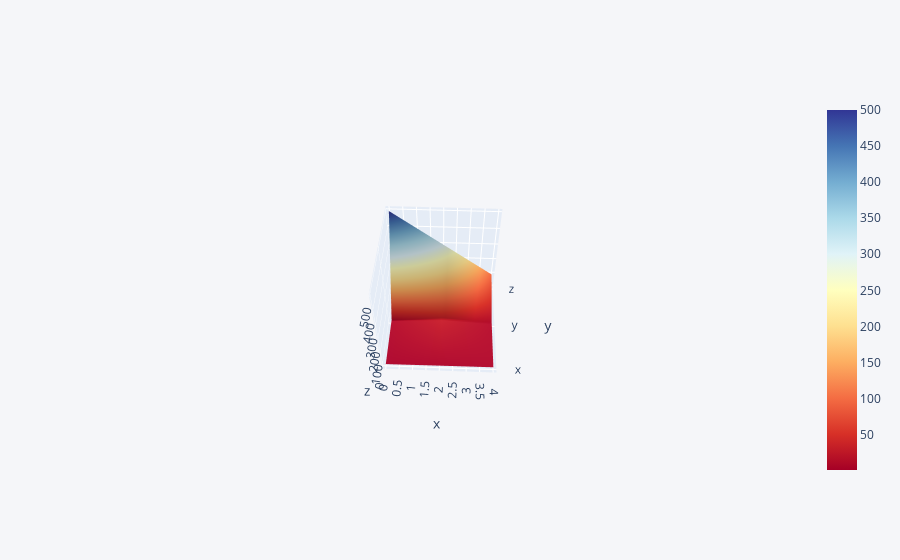

Notebook source saved alongside this figure:
### Markdown cell above
* `colorscale` : 'rdylbu', each letter stands for the initial letter of the color

### Code cell
df3.iplot(kind='surface', colorscale='rdylbu')

### Figure 1 — Plotly figure (JSON) as saved in the notebook; plotly's stock layout.template omitted (floating-point values rounded to 4 significant figures)
{"data": [{"colorscale": [[0, "rgb(165,0,38)"], [0.1, "rgb(215,48,39)"], [0.2, "rgb(244,109,67)"], [0.3, "rgb(253,174,97)"], [0.4, "rgb(254,224,144)"], [0.5, "rgb(255,255,191)"], [0.6, "rgb(224,243,248)"], [0.7, "rgb(171,217,233)"], [0.8, "rgb(116,173,209)"], [0.9, "rgb(69,117,180)"], [1, "rgb(49,54,149)"]], "type": "surface", "x": [0, 1, 2, 3, 4], "y": ["x", "y", "z"], "z": [[1, 2, 3, 4, 5], [10, 20, 30, 20, 10], [500, 400, 300, 200, 100]]}], "layout": {"autosize": true, "legend": {"bgcolor": "#F5F6F9", "font": {"color": "#4D5663"}}, "paper_bgcolor": "#F5F6F9", "plot_bgcolor": "#F5F6F9", "scene": {"aspectmode": "auto", "aspectratio": {"x": 1, "y": 1, "z": 1}, "camera": {"center": {"x": 0, "y": 0, "z": 0}, "eye": {"x": 0.1035, "y": -2.616, "z": 2.982}, "projection": {"type": "perspective"}, "up": {"x": 0, "y": 0, "z": 1}}}, "title": {"font": {"color": "#4D5663"}}, "xaxis": {"gridcolor": "#E1E5ED", "showgrid": true, "tickfont": {"color": "#4D5663"}, "title": {"font": {"color": "#4D5663"}, "text": ""}, "zerolinecolor": "#E1E5ED"}, "yaxis": {"gridcolor": "#E1E5ED", "showgrid": true, "tickfont": {"color": "#4D5663"}, "title": {"font": {"color": "#4D5663"}, "text": ""}, "zerolinecolor": "#E1E5ED"}}}
